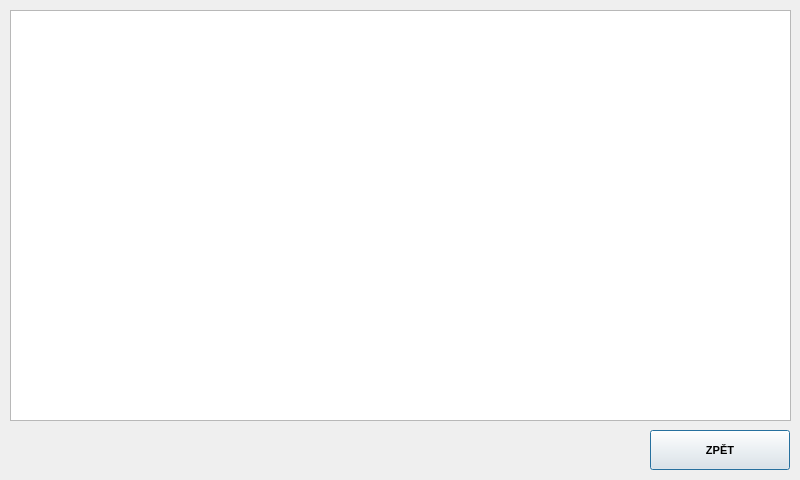
<?xml version="1.0" encoding="UTF-8"?>
<ui version="4.0">
 <class>Model</class>
 <widget class="QDialog" name="Model">
  <property name="geometry">
   <rect>
    <x>0</x>
    <y>0</y>
    <width>800</width>
    <height>480</height>
   </rect>
  </property>
  <property name="windowTitle">
   <string>Dialog</string>
  </property>
  <widget class="QPushButton" name="pushButtonBack">
   <property name="geometry">
    <rect>
     <x>650</x>
     <y>430</y>
     <width>140</width>
     <height>40</height>
    </rect>
   </property>
   <property name="font">
    <font>
     <pointsize>8</pointsize>
     <weight>75</weight>
     <bold>true</bold>
    </font>
   </property>
   <property name="text">
    <string>ZPĚT</string>
   </property>
  </widget>
  <widget class="QTableView" name="tableView">
   <property name="geometry">
    <rect>
     <x>10</x>
     <y>10</y>
     <width>781</width>
     <height>411</height>
    </rect>
   </property>
   <property name="font">
    <font>
     <pointsize>10</pointsize>
     <weight>75</weight>
     <bold>true</bold>
    </font>
   </property>
  </widget>
 </widget>
 <resources/>
 <connections/>
</ui>
